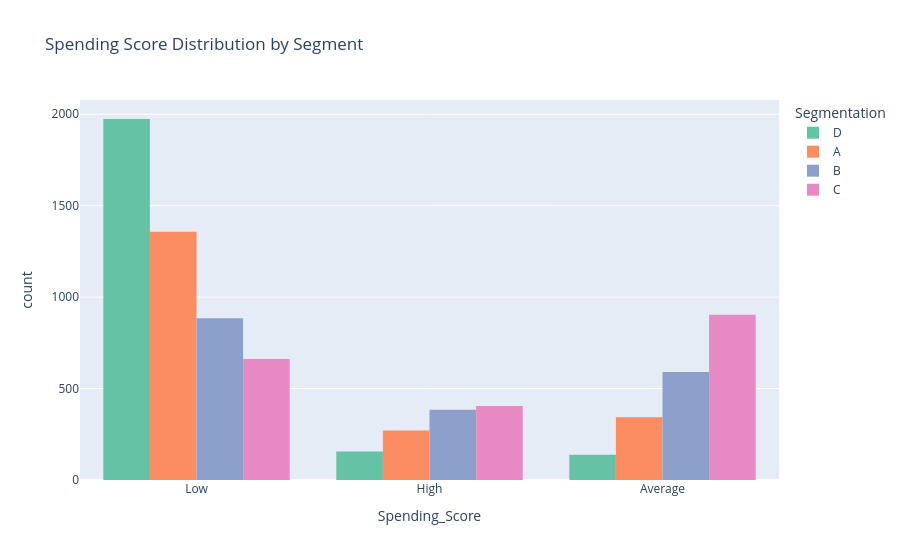

This figure's notebook cell:
### Code cell
# 4c. Spending score by segment
fig3 = px.histogram(
    df, x="Spending_Score", color="Segmentation", barmode="group",
    title="Spending Score Distribution by Segment",
    color_discrete_sequence=px.colors.qualitative.Set2
)
fig3.write_html("chart_spending_by_segment.html")
fig3.show()

### Figure 1 — Plotly figure (JSON) as saved in the notebook; plotly's stock layout.template omitted (floating-point values rounded to 4 significant figures; data arrays with more than 128 entries replaced by an {"elided": "..."} marker saying what was removed)
{"data": [{"alignmentgroup": "True", "bingroup": "x", "hovertemplate": "Segmentation=D<br>Spending_Score=%{x}<br>count=%{y}<extra></extra>", "legendgroup": "D", "marker": {"color": "rgb(102,194,165)", "pattern": {"shape": ""}}, "name": "D", "offsetgroup": "D", "orientation": "v", "showlegend": true, "type": "histogram", "x": {"elided": "2268 str values"}, "xaxis": "x", "yaxis": "y"}, {"alignmentgroup": "True", "bingroup": "x", "hovertemplate": "Segmentation=A<br>Spending_Score=%{x}<br>count=%{y}<extra></extra>", "legendgroup": "A", "marker": {"color": "rgb(252,141,98)", "pattern": {"shape": ""}}, "name": "A", "offsetgroup": "A", "orientation": "v", "showlegend": true, "type": "histogram", "x": {"elided": "1972 str values"}, "xaxis": "x", "yaxis": "y"}, {"alignmentgroup": "True", "bingroup": "x", "hovertemplate": "Segmentation=B<br>Spending_Score=%{x}<br>count=%{y}<extra></extra>", "legendgroup": "B", "marker": {"color": "rgb(141,160,203)", "pattern": {"shape": ""}}, "name": "B", "offsetgroup": "B", "orientation": "v", "showlegend": true, "type": "histogram", "x": {"elided": "1858 str values"}, "xaxis": "x", "yaxis": "y"}, {"alignmentgroup": "True", "bingroup": "x", "hovertemplate": "Segmentation=C<br>Spending_Score=%{x}<br>count=%{y}<extra></extra>", "legendgroup": "C", "marker": {"color": "rgb(231,138,195)", "pattern": {"shape": ""}}, "name": "C", "offsetgroup": "C", "orientation": "v", "showlegend": true, "type": "histogram", "x": {"elided": "1970 str values"}, "xaxis": "x", "yaxis": "y"}], "layout": {"barmode": "group", "legend": {"title": {"text": "Segmentation"}, "tracegroupgap": 0}, "title": {"text": "Spending Score Distribution by Segment"}, "xaxis": {"anchor": "y", "domain": [0, 1], "title": {"text": "Spending_Score"}}, "yaxis": {"anchor": "x", "domain": [0, 1], "title": {"text": "count"}}}}
